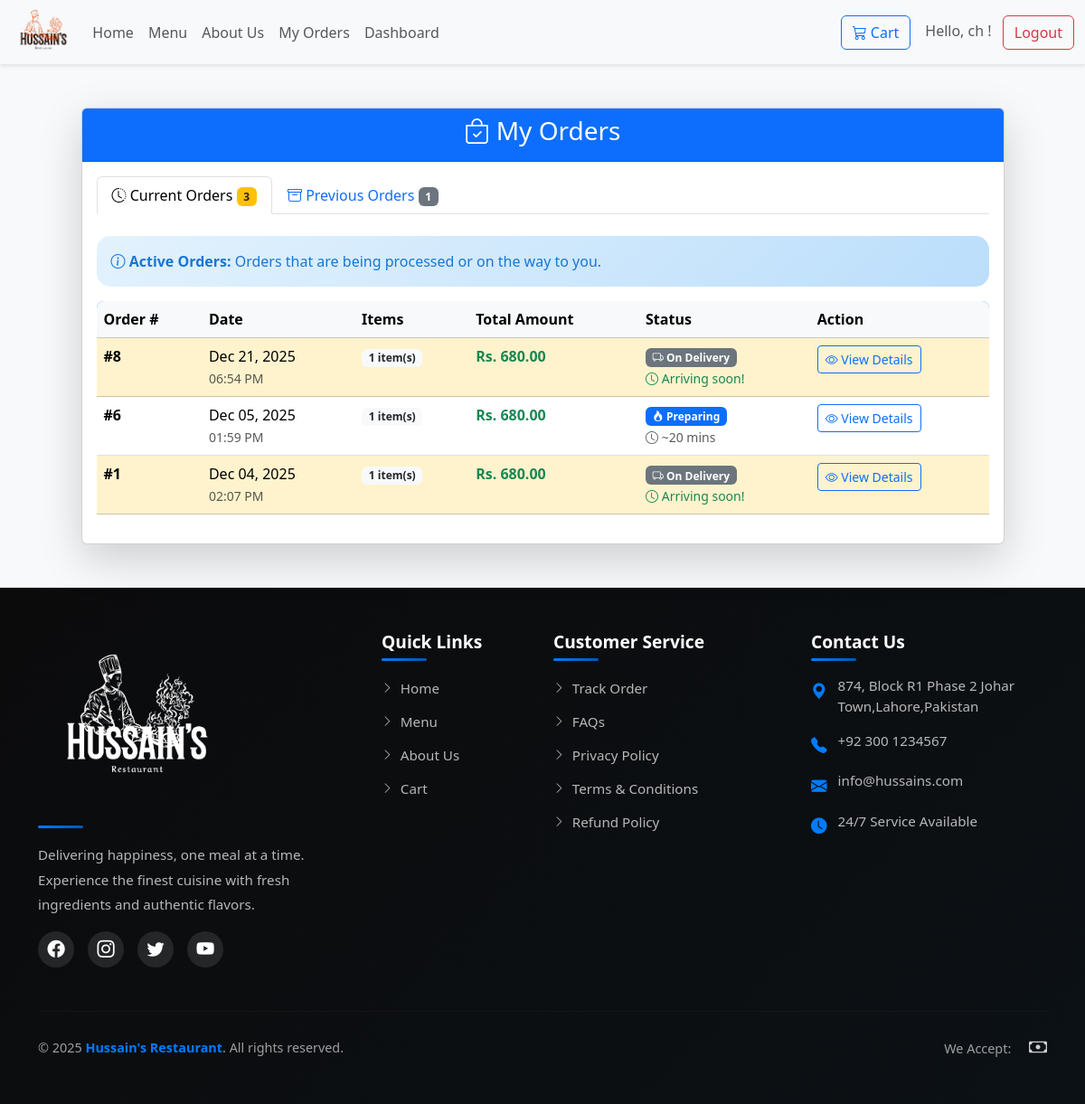
/my-orders/ (signed in), run on an earlier commit of the app's database.
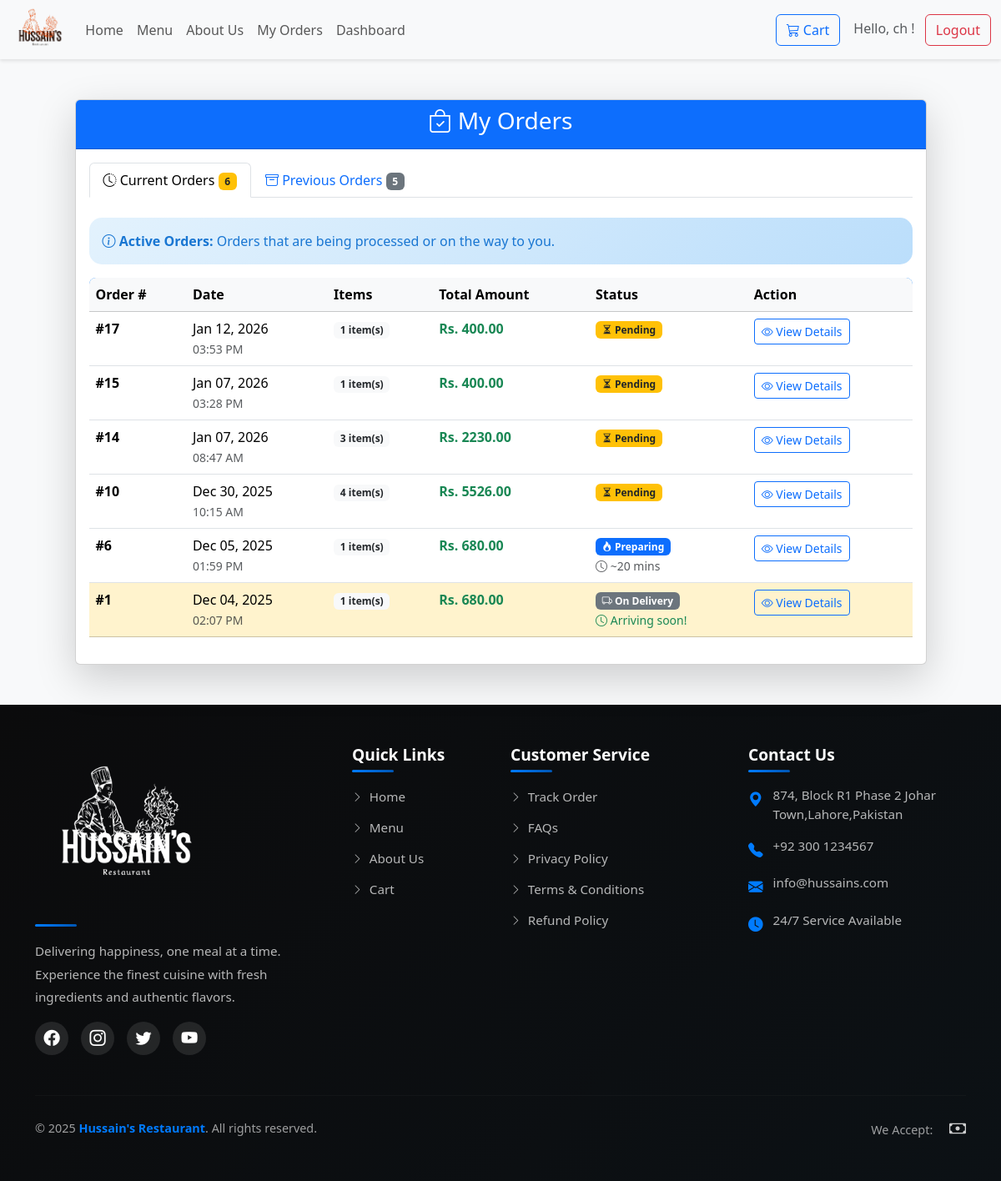
And on a later commit of the database.
### products/models.py (models this page shows, shortened)
class BaseModel(models.Model):
    created_at = models.DateTimeField(auto_now_add=True)
    updated_at = models.DateTimeField(auto_now=True)
    class Meta:
        abstract = True

class Order(BaseModel):
    STATUS_CHOICES = (
        ('pending', 'Pending'),
        ('confirmed', 'Confirmed'),
        ('preparing', 'Preparing'),
        ('on_delivery', 'On Delivery'),
        ('delivered', 'Delivered'),
        ('cancelled', 'Cancelled'),
    )
    PAYMENT_CHOICES = (
        ('cash_on_delivery', 'Cash on Delivery'),
    )
    customer = models.ForeignKey(CustomUser, on_delete=models.CASCADE, related_name='orders', null=True, blank=True)
    customer_name = models.CharField(max_length=200)
    customer_phone = models.CharField(max_length=15)
    customer_address = models.TextField()
    total_amount = models.DecimalField(max_digits=10, decimal_places=2)
    status = models.CharField(max_length=20, choices=STATUS_CHOICES, default='pending')
    payment_method = models.CharField(max_length=20, choices=PAYMENT_CHOICES, default='cash_on_delivery')
    delivery_time = models.DateTimeField(null=True, blank=True)
    notes = models.TextField(blank=True, null=True)
    class Meta:
        ordering = ['-created_at']

### products/views.py (the view)
# urls.py: path('my-orders/', views.my_orders, name='my_orders'),
@login_required(login_url='/login/')
def my_orders(request):
    all_orders = Order.objects.filter(customer=request.user).order_by('-created_at')
    current_orders = all_orders.filter(
        status__in=['pending', 'confirmed', 'preparing', 'on_delivery']
    )
    previous_orders = all_orders.filter(
        status__in=['delivered', 'cancelled']
    )
    return render(request, 'user/myorders.html', {
        'orders': all_orders,
        'current_orders': current_orders,
        'previous_orders': previous_orders,
    })

### products/models.py (called while the page is built)
    @property
    def subtotal(self):
        return self.quantity * self.price

### products/templates/user/myorders.html (shortened to what the changed rows need)
{% extends "base.html" %}
{% block content %}
<div class="container mt-5">
    <div class="row justify-content-center">
        <div class="col-md-11">
            <div class="card shadow-lg">
                <div class="card-body">
                    {% if orders %}
                    <ul class="nav nav-tabs mb-4" id="orderTabs" role="tablist">
                        <li class="nav-item" role="presentation">
                            <button class="nav-link active" id="current-tab" data-bs-toggle="tab" data-bs-target="#current" type="button" role="tab">
                                <i class="bi bi-clock-history"></i> Current Orders
                                <span class="badge bg-warning text-dark">{{ current_orders.count }}</span>
                            </button>
                        </li>
                        <li class="nav-item" role="presentation">
                            <button class="nav-link" id="previous-tab" data-bs-toggle="tab" data-bs-target="#previous" type="button" role="tab">
                                <i class="bi bi-archive"></i> Previous Orders
                                <span class="badge bg-secondary">{{ previous_orders.count }}</span>
                            </button>
                        </li>
                    </ul>
                    <div class="tab-content" id="orderTabContent">
                        <div class="tab-pane fade show active" id="current" role="tabpanel">
                            {% if current_orders %}
                            <div class="alert alert-info">
                                <i class="bi bi-info-circle"></i> <strong>Active Orders:</strong> Orders that are being processed or on the way to you.
                            </div>
                            <div class="table-responsive">
                                <table class="table table-hover">
                                    <thead class="table-light">
                                        <tr>
                                            <th>Order #</th>
                                            <th>Date</th>
                                            <th>Items</th>
                                            <th>Total Amount</th>
                                            <th>Status</th>
                                            <th>Action</th>
                                        </tr>
                                    </thead>
                                    <tbody>
                                        {% for order in current_orders %}
                                        <tr class="{% if order.status == 'on_delivery' %}table-warning{% endif %}">
                                            <td><strong>#{{ order.id }}</strong></td>
                                            <td>
                                                {{ order.created_at|date:"M d, Y" }}<br>
                                                <small class="text-muted">{{ order.created_at|date:"h:i A" }}</small>
                                            </td>
                                            <td>
                                                <span class="badge bg-light text-dark">{{ order.items.count }} item(s)</span>
                                            </td>
                                            <td><strong class="text-success">Rs. {{ order.total_amount }}</strong></td>
                                            <td>
                                                {% if order.status == 'pending' %}
                                                    <span class="badge bg-warning text-dark">
                                                        <i class="bi bi-hourglass-split"></i> {{ order.get_status_display }}
                                                    </span>
                                                {% elif order.status == 'confirmed' %}
                                                    <span class="badge bg-info">
                                                        <i class="bi bi-check-circle"></i> {{ order.get_status_display }}
                                                    </span>
                                                {% elif order.status == 'preparing' %}
                                                    <span class="badge bg-primary">
                                                        <i class="bi bi-fire"></i> {{ order.get_status_display }}
                                                    </span>
                                                    <br><small class="text-muted"><i class="bi bi-clock"></i> ~20 mins</small>
                                                {% elif order.status == 'on_delivery' %}
                                                    <span class="badge bg-secondary">
                                                        <i class="bi bi-truck"></i> {{ order.get_status_display }}
                                                    </span>
                                                    <br><small class="text-success"><i class="bi bi-clock"></i> Arriving soon!</small>
                                                {% endif %}
                                            </td>
                                            <td>
                                                <button type="button" class="btn btn-sm btn-outline-primary" data-bs-toggle="modal" data-bs-target="#orderModal{{ order.id }}">
                                                    <i class="bi bi-eye"></i> View Details
                                                </button>
                                            </td>
                                        </tr>
                                        {% endfor %}
                                    </tbody>
                                </table>
                            </div>
                            {% endif %}
                        </div>
                    </div>
                    {% endif %}
                </div>
            </div>
        </div>
    </div>
</div>
<br><br>
{% endblock %}

What changed in the data, as far as the page shows it:
no longer on this page (row edited): Order: id "8", created_at "Dec 21, 2025", created_at "06:54 PM", items.count "1", total_amount "680.00", status "On Delivery"
added Order: id "17", created_at "Jan 12, 2026", created_at "03:53 PM", items.count "1", total_amount "400.00", status "Pending"
added Order: id "15", created_at "Jan 07, 2026", created_at "03:28 PM", items.count "1", total_amount "400.00", status "Pending"
added Order: id "14", created_at "Jan 07, 2026", created_at "08:47 AM", items.count "3", total_amount "2230.00", status "Pending"
added Order: id "10", created_at "Dec 30, 2025", created_at "10:15 AM", items.count "4", total_amount "5526.00", status "Pending"
Also different on the page:
{{ current_orders.count }}: "3" → "6"
{{ previous_orders.count }}: "1" → "5"
